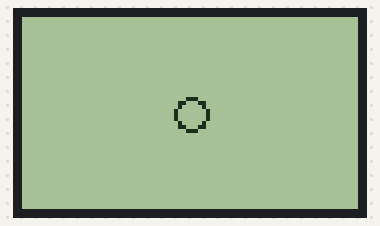
Bench run of a sketch on a simulated Arduino Uno, built with avr-gcc and run on an emulated ATmega328P. On the bench: 84×48 one-colour display. The display library's start-up logo is not drawn.

Above: at 1.43 s.
At 2.93 s:
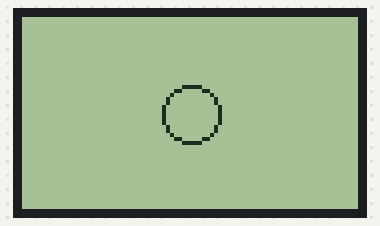
At 4.18 s:
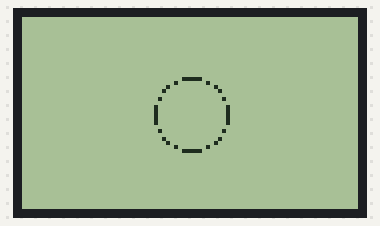
At 6.7 s:
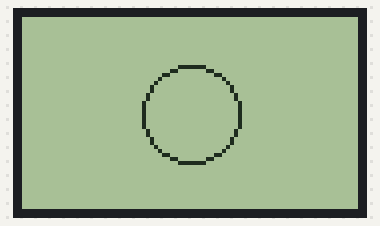
At 8.55 s:
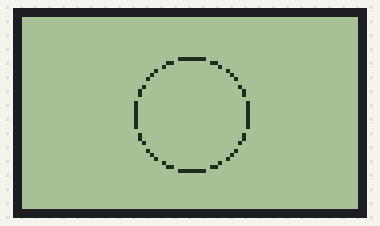
At 11.93 s:
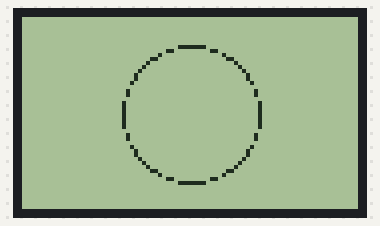

Measured:
- by itself, everything shown: repeats every 12.9 s, in 49 steps

The sketch:

tarea12_09.ino
```cpp
#include <SPI.h>
#include <Adafruit_GFX.h>
#include <Adafruit_PCD8544.h>

Adafruit_PCD8544 display=Adafruit_PCD8544(3,4,5,7,6);

void setup() {
  // put your setup code here, to run once:
display.begin();
  display.setContrast(60);

display.display();
delay(1);
display.clearDisplay();
}

void loop() {
  // put your main code here, to run repeatedly:
for (int r=0;r<=18;r++){
for (long y=0;y<=48;y++){
for (long x=0;x<=84;x++){
 if (((x-42)*(x-42)+(y-24)*(y-24))>=r*r-3*(0.25*r) && ((x-42)*(x-42)+(y-24)*(y-24))<=r*r+3*(0.25*r)){
  display.drawPixel(x,y,BLACK);
  display.display();
  }
}
}
display.clearDisplay();
}
}
```
